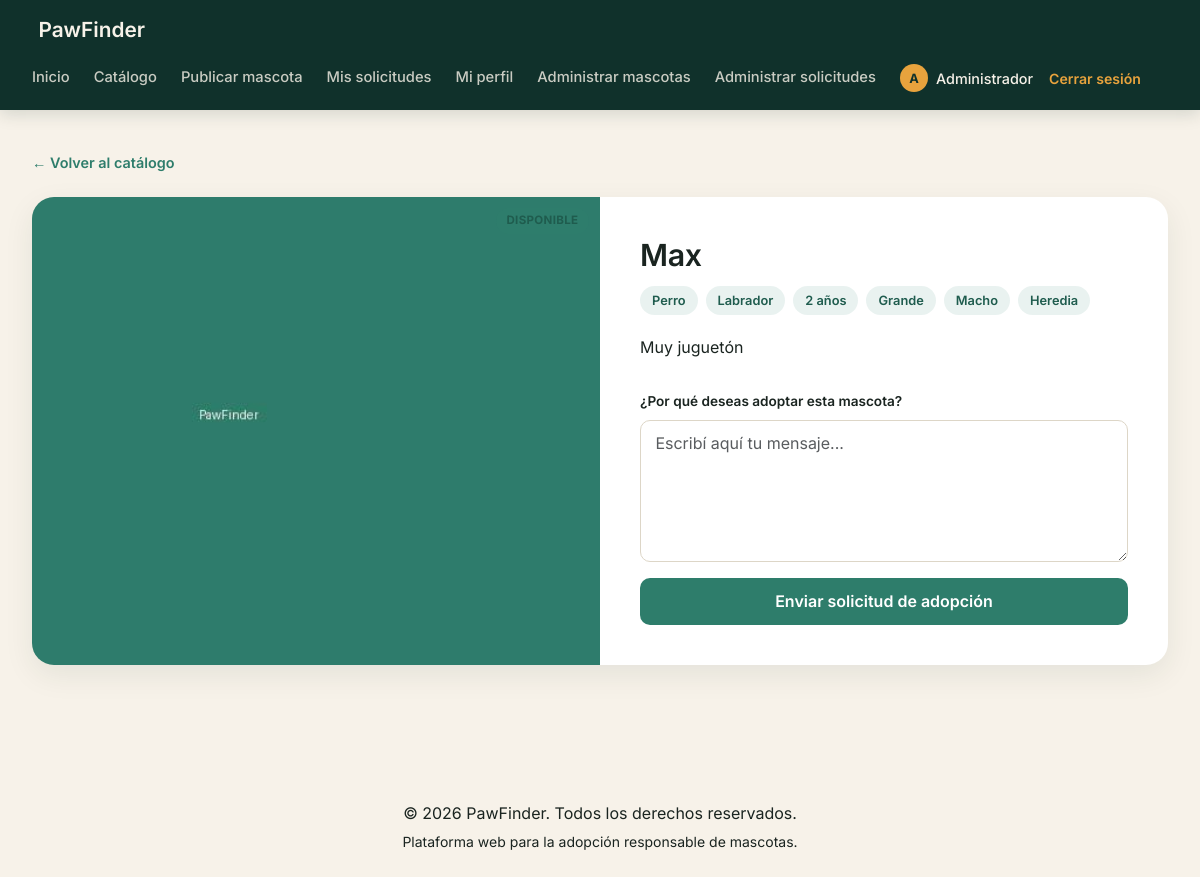
The app's page /mi_proyecto/app/controllers/MascotaController.php?accion=detalle&id=1 (signed in) with its own data.
### tables this page shows
CREATE TABLE mascotas (

    id_mascota INT AUTO_INCREMENT PRIMARY KEY,
    nombre VARCHAR(80) NOT NULL,
    especie VARCHAR(30) NOT NULL,
    raza VARCHAR(60),
    edad VARCHAR(30),
    sexo VARCHAR(20),
    tamano VARCHAR(20),
    ubicacion VARCHAR(60),
    descripcion TEXT,
    imagen VARCHAR(255),
    estado VARCHAR(20) DEFAULT 'Disponible',
    id_usuario INT NOT NULL,
    fecha_publicacion DATETIME DEFAULT CURRENT_TIMESTAMP,

    FOREIGN KEY (id_usuario)
    REFERENCES usuarios(id_usuario)

);

### mi_proyecto/app/models/Mascota.php (called while the page is built, shortened)
<?php
require_once __DIR__ . '/../../config/database.php';
class Mascota
{
    private $conexion;
    public function __construct()
    {
        $db = new Database();
        $this->conexion = $db->conectar();
    }
    public function obtenerPorId($id)
    {
        $sql = "SELECT *, id_mascota AS id FROM mascotas WHERE id_mascota = :id";
        $stmt = $this->conexion->prepare($sql);
        $stmt->bindParam(':id', $id, PDO::PARAM_INT);
        $stmt->execute();
        return $stmt->fetch(PDO::FETCH_ASSOC);
    }
}

### mi_proyecto/config/database.php (called while the page is built, shortened)
<?php
class Database
{
    private $host = "localhost";
    private $dbname = "pawfinder";
    private $usuario = "root";
    private $password = "";
    public function conectar()
    {
        $this->conexion = null;
        try {
            $this->conexion = new PDO(
                "mysql:host=" . $this->host . ";dbname=" . $this->dbname . ";charset=utf8mb4",
                $this->usuario,
                $this->password
            );
            $this->conexion->setAttribute(PDO::ATTR_ERRMODE, PDO::ERRMODE_EXCEPTION);
        } catch (PDOException $e) {
            echo "Error de conexión: " . $e->getMessage();
        }
        return $this->conexion;
    }
}

### mi_proyecto/app/views/mascotas/detalle.php (the view, shortened to what this page needs)
<?php
require_once __DIR__ . '/../layout/header.php';
require_once __DIR__ . '/../layout/menu.php';
?>
<div class="page-wrapper">
    <a href="/mi_proyecto/app/controllers/MascotaController.php?accion=catalogo" class="back-link">
        ← Volver al catálogo
    </a>
    <div class="pet-detail">
        <div class="pet-detail-img"
            style="background-image:url('<?= $mascota["imagen"] ?>')">
            <span class="pet-badge pet-badge-disponible">
                <?= $mascota["estado"] ?>
            </span>
        </div>
        <div class="pet-detail-info">
            <h1><?= $mascota["nombre"] ?></h1>
            <div class="pet-detail-tags">
                <span class="pf-tag"><?= $mascota["especie"] ?></span>
                <span class="pf-tag"><?= $mascota["raza"] ?></span>
                <span class="pf-tag"><?= $mascota["edad"] ?></span>
                <span class="pf-tag"><?= $mascota["tamano"] ?></span>
                <span class="pf-tag"><?= $mascota["sexo"] ?></span>
                <span class="pf-tag"><?= $mascota["ubicacion"] ?></span>
            </div>
            <p class="pet-detail-desc">
                <?= $mascota["descripcion"] ?>
            </p>
            <?php if ($mascota["estado"] === "Disponible"): ?>
                <form class="pet-detail-form" action="/mi_proyecto/app/controllers/SolicitudController.php" method="POST">
                    <div class="mb-3">
                        <label class="form-label">
                            ¿Por qué deseas adoptar esta mascota?
                        </label>
                        <textarea
                            class="form-control"
                            name="mensaje"
                            rows="5"
                            placeholder="Escribí aquí tu mensaje..."
                            required></textarea>
                    </div>
                    <button
                        type="submit"
                        class="btn btn-pawfinder">
                        Enviar solicitud de adopción
                    </button>
                </form>
            <?php else: ?>
                <p class="empty-state">Esta mascota ya no está disponible para adopción.</p>
            <?php endif; ?>
        </div>
    </div>
</div>
<?php require_once __DIR__ . '/../layout/footer.php'; ?>

### mi_proyecto/public/css/styles.css (style rules this page uses)
:root { --color-bg: #10312B; --color-surface: #F7F2E9; --color-primary: #2E7D6B; --color-primary-dark: #1F5C4E; --color-accent: #E8A33D; --color-ink: #1A2420; --color-muted: #6E7D75; --radius-lg: 22px; --radius-sm: 10px; --font-display: 'Inter', serif; --font-body: 'Inter', sans-serif; }
body { font-family: var(--font-body); color: var(--color-ink); background-color: var(--color-surface); margin: 0; }
h1, h2, h3, .display-text { font-family: var(--font-display); font-weight: 600; letter-spacing: -0.01em; }
.form-label { font-size: 0.85rem; font-weight: 600; color: var(--color-ink); }
.form-control { border-radius: var(--radius-sm); border: 1px solid #DDD6C7; padding: 0.65rem 0.9rem; }
.btn-pawfinder { background-color: var(--color-primary); border: none; color: #fff; font-weight: 600; border-radius: var(--radius-sm); padding: 0.7rem 1rem; width: 100%; transition: background-color 0.2s ease; }
.page-wrapper { max-width: 1200px; margin: 0 auto; padding: 2.5rem 2rem 4rem; }
.back-link { display: inline-block; color: var(--color-primary); text-decoration: none; font-weight: 600; font-size: 0.9rem; margin-bottom: 1.5rem; }
.pet-badge { position: absolute; top: 0.7rem; right: 0.7rem; font-size: 0.72rem; font-weight: 700; padding: 0.25rem 0.65rem; border-radius: 999px; text-transform: uppercase; letter-spacing: 0.03em; }
.pet-badge-disponible { background-color: rgba(46, 125, 107, 0.15); color: var(--color-primary-dark); }
.pet-detail { display: flex; flex-wrap: wrap; gap: 2.5rem; background: #fff; border-radius: var(--radius-lg); overflow: hidden; box-shadow: 0 10px 30px rgba(16, 49, 43, 0.08); }
.pet-detail-img { flex: 1 1 360px; min-height: 340px; background-size: cover; background-position: center; background-color: #E4DECF; position: relative; }
.pet-detail-info { flex: 1 1 320px; padding: 2.5rem 2.5rem 2.5rem 0; }
.pet-detail-info h1 { font-size: 1.9rem; margin-bottom: 0.75rem; }
.pet-detail-tags { display: flex; gap: 0.5rem; flex-wrap: wrap; margin-bottom: 1.25rem; }
.pf-tag { background-color: rgba(46, 125, 107, 0.1); color: var(--color-primary-dark); font-size: 0.8rem; font-weight: 600; padding: 0.3rem 0.75rem; border-radius: 999px; }
.pet-detail-desc { color: var(--color-ink); line-height: 1.6; margin-bottom: 1.75rem; }
.pet-detail-form textarea { margin-bottom: 1rem; }

### records on screen
mascotas: imagen (placeholder picture), estado "DISPONIBLE", nombre "Max", especie "Perro", raza "Labrador", edad "2 años", tamano "Grande", sexo "Macho", ubicacion "Heredia", descripcion "Muy juguetón"

### other values on screen
substr($nombreActual, 0, 1) "A"
$nombreActual "Administrador"
